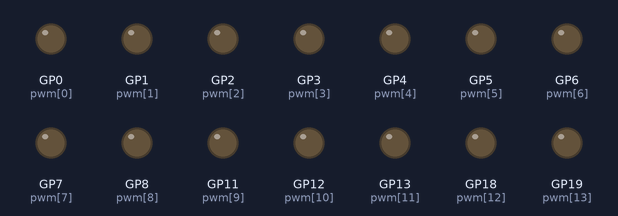
This program was run on a simulated Raspberry Pi Pico running MicroPython. Parts: output pins drawn as LEDs (lit = HIGH). Random numbers come from a fixed seed; the clock reads 2024-03-15 10:24:30 at power-on unless the program sets it.

Above: at 0.1 s.
At 8.0 s:
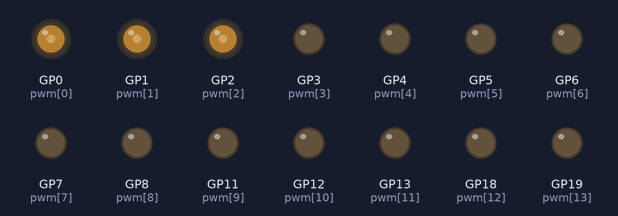
At 20.83 s:
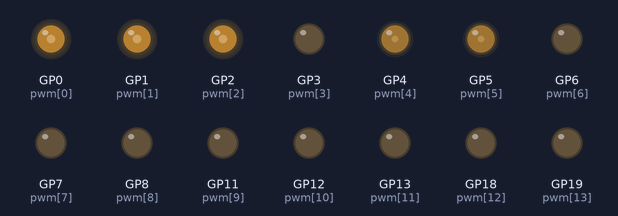
At 25.68 s:
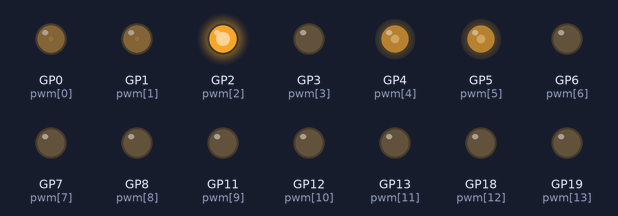
Timing chart, 0 to 25.6 s (numbered marks = the images above):
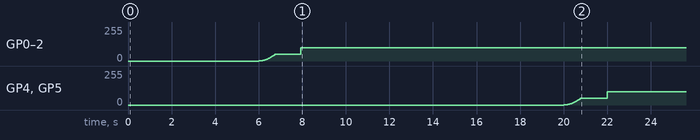

Measured:
- by itself, GP0 (pwm[0]), GP1 (pwm[1]), GP2 (pwm[2]): moves from 0/255 to 98/255 over 1.9 s
- by itself, GP4 (pwm[4]), GP5 (pwm[5]): moves from 0/255 to 98/255 over 2.0 s

The program:

main.py
```python
from machine import Pin, PWM
from time import sleep
from time import time
from random import randint


########  ПАРАМЕТРЫ ДЛЯ КОРРЕКТИРОВКИ  ##########################################
#Время ожидания запуска одной звезды в секундах (случайная величина от и до)
timeInDownMin = 1
timeInDownMax = 30

#Время максимальной яркости одной звезды в секундах (случайная величина от и до)
timeInUpMin = 2
timeInUpMax = 4

#Звезда включена (1) или выключена (0) (всего 5 шт)
starsOnOff = [1, 1, 1, 1, 1]

#Скорость нарастания яркости каждой звездыь  (всего 5 шт)
speed = [1, 1, 1, 1, 1]

####################################################################################

stars = [
    [0,0,0],
    [0,0,0],
    [0,0,0],
    [0,0,0],
    [0,0,0]
]
duty = [
    [0,0,0],
    [0,0,0],
    [0,0,0],
    [0,0,0],
    [0,0,0]
]
pwm = [
#LED_1_RGB
    PWM(Pin(0)),
    PWM(Pin(1)),
    PWM(Pin(2)),
#LED_2_BGR
    PWM(Pin(3)),
    PWM(Pin(4)),
    PWM(Pin(5)),
#LED_3_BGR
    PWM(Pin(6)),
    PWM(Pin(7)),
    PWM(Pin(8)),
#LED_4_BGR
    PWM(Pin(11)),
    PWM(Pin(12)),
    PWM(Pin(13)),
#LED_5_RGB
    PWM(Pin(18)),
    PWM(Pin(19)),
    PWM(Pin(20))
]
# freq = [
#     pwm[0].freq(1000),
#     pwm[1].freq(1000),
#     pwm[2].freq(1000),
#     pwm[3].freq(1000),
#     pwm[4].freq(1000),
#     pwm[5].freq(1000),
#     pwm[6].freq(1000),
#     pwm[7].freq(1000),
#     pwm[8].freq(1000),
#     pwm[9].freq(1000),
#     pwm[10].freq(1000),
#     pwm[11].freq(1000),
#     pwm[12].freq(1000),
#     pwm[13].freq(1000),
#     pwm[14].freq(1000)
# ]

direction = [1, 1, 1, 1, 1]
starStarted = [0, 0, 0, 0, 0]

# Время старта
startFromDown = [
    int(round(time())) + randint(timeInDownMin, timeInDownMax),
    int(round(time())) + randint(timeInDownMin, timeInDownMax),
    int(round(time())) + randint(timeInDownMin, timeInDownMax),
    int(round(time())) + randint(timeInDownMin, timeInDownMax),
    int(round(time())) + randint(timeInDownMin, timeInDownMax)
   ]

startFromUp = [
    int(round(time())) + randint(timeInUpMin, timeInUpMax),
    int(round(time())) + randint(timeInUpMin, timeInUpMax),
    int(round(time())) + randint(timeInUpMin, timeInUpMax),
    int(round(time())) + randint(timeInUpMin, timeInUpMax),
    int(round(time())) + randint(timeInUpMin, timeInUpMax)
   ]


def isStart(num):
    if round(time()) > startFromDown[num]:
        if round(time()) > startFromUp[num]:
            return 1
        else :
            return 0
    else :
        return 0

def plus(num):
    if starStarted[num] == 1: #Если уже запущена
        if stars[num][0] == 1:
            duty[num][0] += speed[num]
        if stars[num][1] == 1:
            duty[num][1] += speed[num]
        if stars[num][2] == 1:
            duty[num][2] += speed[num]
        if duty[num][0] > 300:
            duty[num][0] = 300
            direction[num] = 0
            startFromUp[num] = int(round(time())) + randint(timeInUpMin, timeInUpMax)
        if duty[num][1] > 300:
            duty[num][1] = 300
            direction[num] = 0
            startFromUp[num] = int(round(time())) + randint(timeInUpMin, timeInUpMax)
        if duty[num][2] > 300:
            duty[num][2] = 300
            direction[num] = 0
            startFromUp[num] = int(round(time())) + randint(timeInUpMin, timeInUpMax)

    if starStarted[num] == 0: #Запускаем звезду
        starStarted[num] = 1
        stars[num][0] = randint(0, 1)
        if stars[num][0] == 1:
            stars[num][1] = 0
            stars[num][2] = 0
        stars[num][1] = randint(0, 1)
        if stars[num][1] == 1:
            stars[num][2] = 0
        if stars[num][2] == 0:
            stars[num][2] = 1

        if stars[num][0] == 1:
            duty[num][0] += speed[num]
        if stars[num][1] == 1:
            duty[num][1] += speed[num]
        if stars[num][2] == 1:
            duty[num][2] += speed[num]

def minus(num):
    if stars[num][0] == 1:
        duty[num][0] += speed[num]
    if stars[num][1] == 1:
        duty[num][1] += speed[num]
    if stars[num][2] == 1:
        duty[num][2] += speed[num]

    if duty[num][0] < 0:
        duty[num][0] = 0
        stars[num][0] = 0
        starStarted[num] = 0 #остановили звезду
        direction[num] = 1
        startFromDown[num] = int(round(time())) + randint(timeInDownMin, timeInDownMax)
    if duty[num][1] < 0:
        duty[num][1] = 0
        stars[num][1] = 0
        starStarted[num] = 0 #остановили звезду
        direction[num] = 1
        startFromDown[num] = int(round(time())) + randint(timeInDownMin, timeInDownMax)
    if duty[num][2] < 0:
        duty[num][2] = 0
        stars[num][2] = 0
        starStarted[num] = 0 #остановили звезду
        direction[num] = 1
        startFromDown[num] = int(round(time())) + randint(timeInDownMin, timeInDownMax)

def setDuty(num):
    if direction[num] == 1:
        plus(num)
    if direction[num] == 0:
        minus(num)

def setPwn(num):
    if num == 0:
            pwm[0].duty_u16(duty[0][0] * duty[0][0])
            pwm[1].duty_u16(duty[0][1] * duty[0][1])
            pwm[2].duty_u16(duty[0][2] * duty[0][2])
    elif num == 1:
            pwm[3].duty_u16(duty[1][0] * duty[1][0])
            pwm[4].duty_u16(duty[1][1] * duty[1][1])
            pwm[5].duty_u16(duty[1][2] * duty[1][2])
    elif num == 2:
            pwm[6].duty_u16(duty[2][0] * duty[2][0])
            pwm[7].duty_u16(duty[2][1] * duty[2][1])
            pwm[8].duty_u16(duty[2][2] * duty[2][2])
    elif num == 3:
            pwm[9].duty_u16(duty[3][0] * duty[3][0])
            pwm[10].duty_u16(duty[3][1] * duty[3][1])
            pwm[11].duty_u16(duty[3][2] * duty[3][2])
    else:
            pwm[12].duty_u16(duty[4][0] * duty[4][0])
            pwm[13].duty_u16(duty[4][1] * duty[4][1])
            pwm[14].duty_u16(duty[4][2] * duty[4][2])


for j in [0, 1, 2, 3, 4, 5, 6, 7, 8, 9, 10, 11, 12, 12, 14]:
    pwm[j].freq(1000)

while True:
    sleep(0.006)
    for i in [0, 1, 2, 3, 4]:
        if isStart(i) == 1:
            setDuty(i)
            setPwn(i)
```
